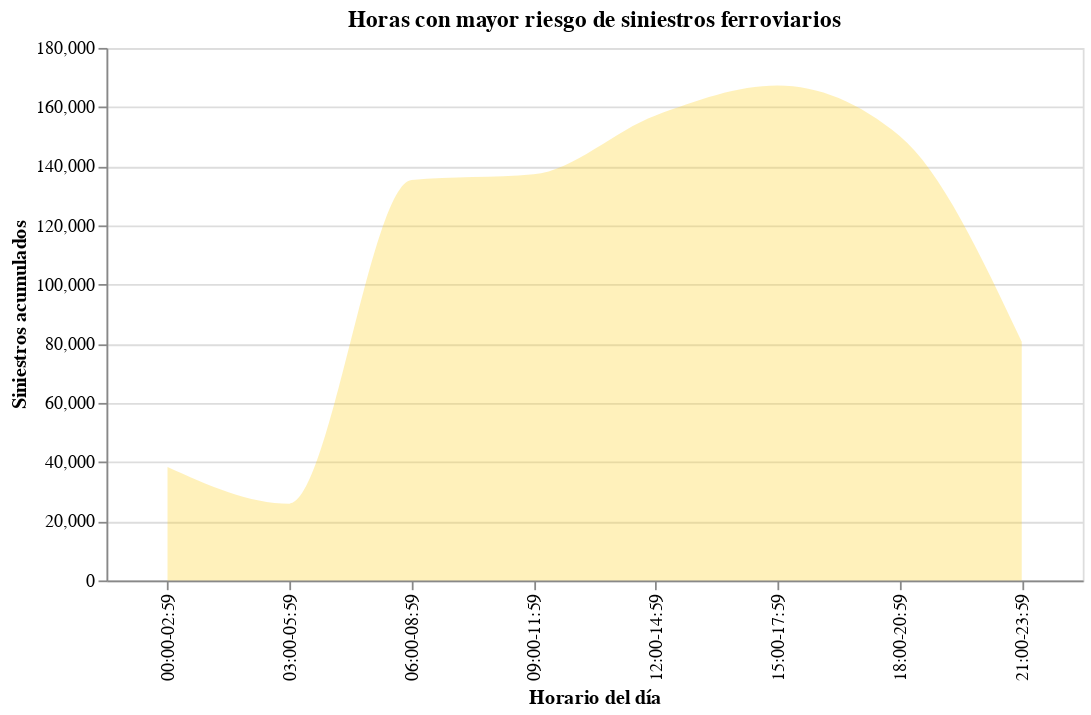

This figure's notebook cell:
### Code cell
df = pd.read_excel("horas_2014_2024.xlsx")

df_total = df.groupby("franja")["siniestros"].sum().reset_index()
df_total["franja"] = pd.Categorical(df_total["franja"],
    ["00:00-02:59","03:00-05:59","06:00-08:59",
     "09:00-11:59","12:00-14:59","15:00-17:59",
     "18:00-20:59","21:00-23:59"],
    ordered=True)

chart = alt.Chart(df_total).mark_area(
    interpolate="monotone",
    opacity=0.3,
    color="#FFD21F"
).encode(
    x=alt.X("franja:N", title="Horario del día"),
    y=alt.Y("siniestros:Q", title="Siniestros acumulados"),
    tooltip=["franja","siniestros"]
).properties(
    title="Horas con mayor riesgo de siniestros ferroviarios",
    width=550
)

chart

### Figure 1 — Vega-Lite specification as saved in the notebook (floating-point values rounded to 4 significant figures)
{"config": {"view": {"continuousWidth": 300, "continuousHeight": 300}}, "data": {"name": "data-7f6e634c288a3b40717a025e1bdca80e"}, "mark": {"type": "area", "color": "#FFD21F", "interpolate": "monotone", "opacity": 0.3}, "encoding": {"tooltip": [{"field": "franja", "type": "ordinal"}, {"field": "siniestros", "type": "quantitative"}], "x": {"field": "franja", "title": "Horario del día", "type": "nominal"}, "y": {"field": "siniestros", "title": "Siniestros acumulados", "type": "quantitative"}}, "title": "Horas con mayor riesgo de siniestros ferroviarios", "width": 550, "$schema": "https://vega.github.io/schema/vega-lite/v5.20.1.json", "datasets": {"data-7f6e634c288a3b40717a025e1bdca80e": [{"franja": "00:00-02:59", "siniestros": 38377}, {"franja": "03:00-05:59", "siniestros": 25955}, {"franja": "06:00-08:59", "siniestros": 135343}, {"franja": "09:00-11:59", "siniestros": 137274}, {"franja": "12:00-14:59", "siniestros": 157191}, {"franja": "15:00-17:59", "siniestros": 167292}, {"franja": "18:00-20:59", "siniestros": 150236}, {"franja": "21:00-23:59", "siniestros": 80665}]}}
